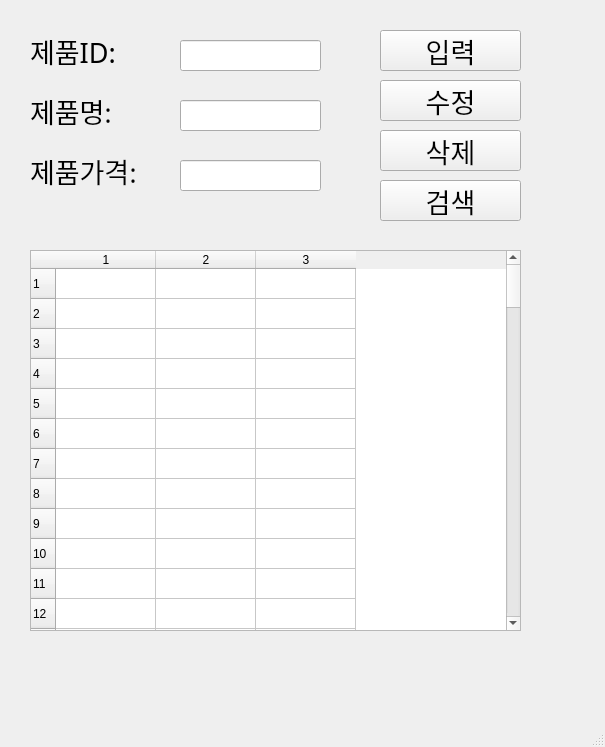
<?xml version="1.0" encoding="UTF-8"?>
<ui version="4.0">
 <class>MainWindow</class>
 <widget class="QMainWindow" name="MainWindow">
  <property name="geometry">
   <rect>
    <x>0</x>
    <y>0</y>
    <width>605</width>
    <height>747</height>
   </rect>
  </property>
  <property name="windowTitle">
   <string>MainWindow</string>
  </property>
  <widget class="QWidget" name="centralwidget">
   <widget class="QLabel" name="label">
    <property name="geometry">
     <rect>
      <x>30</x>
      <y>30</y>
      <width>111</width>
      <height>41</height>
     </rect>
    </property>
    <property name="font">
     <font>
      <family>맑은 고딕</family>
      <pointsize>20</pointsize>
     </font>
    </property>
    <property name="text">
     <string>제품ID:</string>
    </property>
   </widget>
   <widget class="QLabel" name="label_2">
    <property name="geometry">
     <rect>
      <x>30</x>
      <y>90</y>
      <width>111</width>
      <height>41</height>
     </rect>
    </property>
    <property name="font">
     <font>
      <family>맑은 고딕</family>
      <pointsize>20</pointsize>
     </font>
    </property>
    <property name="text">
     <string>제품명:</string>
    </property>
   </widget>
   <widget class="QLabel" name="label_3">
    <property name="geometry">
     <rect>
      <x>30</x>
      <y>150</y>
      <width>151</width>
      <height>41</height>
     </rect>
    </property>
    <property name="font">
     <font>
      <family>맑은 고딕</family>
      <pointsize>20</pointsize>
     </font>
    </property>
    <property name="text">
     <string>제품가격:</string>
    </property>
   </widget>
   <widget class="QLineEdit" name="prodID">
    <property name="geometry">
     <rect>
      <x>180</x>
      <y>40</y>
      <width>141</width>
      <height>31</height>
     </rect>
    </property>
    <property name="font">
     <font>
      <family>맑은 고딕</family>
      <pointsize>20</pointsize>
     </font>
    </property>
   </widget>
   <widget class="QLineEdit" name="prodName">
    <property name="geometry">
     <rect>
      <x>180</x>
      <y>100</y>
      <width>141</width>
      <height>31</height>
     </rect>
    </property>
    <property name="font">
     <font>
      <family>맑은 고딕</family>
      <pointsize>20</pointsize>
     </font>
    </property>
   </widget>
   <widget class="QLineEdit" name="prodPrice">
    <property name="geometry">
     <rect>
      <x>180</x>
      <y>160</y>
      <width>141</width>
      <height>31</height>
     </rect>
    </property>
    <property name="font">
     <font>
      <family>맑은 고딕</family>
      <pointsize>20</pointsize>
     </font>
    </property>
   </widget>
   <widget class="QPushButton" name="pushButton">
    <property name="geometry">
     <rect>
      <x>380</x>
      <y>30</y>
      <width>141</width>
      <height>41</height>
     </rect>
    </property>
    <property name="font">
     <font>
      <family>맑은 고딕</family>
      <pointsize>20</pointsize>
     </font>
    </property>
    <property name="text">
     <string>입력</string>
    </property>
   </widget>
   <widget class="QPushButton" name="pushButton_2">
    <property name="geometry">
     <rect>
      <x>380</x>
      <y>80</y>
      <width>141</width>
      <height>41</height>
     </rect>
    </property>
    <property name="font">
     <font>
      <family>맑은 고딕</family>
      <pointsize>20</pointsize>
     </font>
    </property>
    <property name="text">
     <string>수정</string>
    </property>
   </widget>
   <widget class="QPushButton" name="pushButton_3">
    <property name="geometry">
     <rect>
      <x>380</x>
      <y>130</y>
      <width>141</width>
      <height>41</height>
     </rect>
    </property>
    <property name="font">
     <font>
      <family>맑은 고딕</family>
      <pointsize>20</pointsize>
     </font>
    </property>
    <property name="text">
     <string>삭제</string>
    </property>
   </widget>
   <widget class="QPushButton" name="pushButton_4">
    <property name="geometry">
     <rect>
      <x>380</x>
      <y>180</y>
      <width>141</width>
      <height>41</height>
     </rect>
    </property>
    <property name="font">
     <font>
      <family>맑은 고딕</family>
      <pointsize>20</pointsize>
     </font>
    </property>
    <property name="text">
     <string>검색</string>
    </property>
   </widget>
   <widget class="QTableWidget" name="tableWidget">
    <property name="geometry">
     <rect>
      <x>30</x>
      <y>250</y>
      <width>491</width>
      <height>381</height>
     </rect>
    </property>
    <property name="rowCount">
     <number>100</number>
    </property>
    <property name="columnCount">
     <number>3</number>
    </property>
    <row/>
    <row/>
    <row/>
    <row/>
    <row/>
    <row/>
    <row/>
    <row/>
    <row/>
    <row/>
    <row/>
    <row/>
    <row/>
    <row/>
    <row/>
    <row/>
    <row/>
    <row/>
    <row/>
    <row/>
    <row/>
    <row/>
    <row/>
    <row/>
    <row/>
    <row/>
    <row/>
    <row/>
    <row/>
    <row/>
    <row/>
    <row/>
    <row/>
    <row/>
    <row/>
    <row/>
    <row/>
    <row/>
    <row/>
    <row/>
    <row/>
    <row/>
    <row/>
    <row/>
    <row/>
    <row/>
    <row/>
    <row/>
    <row/>
    <row/>
    <row/>
    <row/>
    <row/>
    <row/>
    <row/>
    <row/>
    <row/>
    <row/>
    <row/>
    <row/>
    <row/>
    <row/>
    <row/>
    <row/>
    <row/>
    <row/>
    <row/>
    <row/>
    <row/>
    <row/>
    <row/>
    <row/>
    <row/>
    <row/>
    <row/>
    <row/>
    <row/>
    <row/>
    <row/>
    <row/>
    <row/>
    <row/>
    <row/>
    <row/>
    <row/>
    <row/>
    <row/>
    <row/>
    <row/>
    <row/>
    <row/>
    <row/>
    <row/>
    <row/>
    <row/>
    <row/>
    <row/>
    <row/>
    <row/>
    <row/>
    <column/>
    <column/>
    <column/>
   </widget>
  </widget>
  <widget class="QMenuBar" name="menubar">
   <property name="geometry">
    <rect>
     <x>0</x>
     <y>0</y>
     <width>605</width>
     <height>26</height>
    </rect>
   </property>
  </widget>
  <widget class="QStatusBar" name="statusbar"/>
 </widget>
 <resources/>
 <connections>
  <connection>
   <sender>pushButton</sender>
   <signal>clicked()</signal>
   <receiver>MainWindow</receiver>
   <slot>addProduct()</slot>
   <hints>
    <hint type="sourcelabel">
     <x>492</x>
     <y>75</y>
    </hint>
    <hint type="destinationlabel">
     <x>555</x>
     <y>87</y>
    </hint>
   </hints>
  </connection>
  <connection>
   <sender>pushButton_2</sender>
   <signal>clicked()</signal>
   <receiver>MainWindow</receiver>
   <slot>updateProduct()</slot>
   <hints>
    <hint type="sourcelabel">
     <x>495</x>
     <y>118</y>
    </hint>
    <hint type="destinationlabel">
     <x>561</x>
     <y>137</y>
    </hint>
   </hints>
  </connection>
  <connection>
   <sender>pushButton_3</sender>
   <signal>clicked()</signal>
   <receiver>MainWindow</receiver>
   <slot>removeProduct()</slot>
   <hints>
    <hint type="sourcelabel">
     <x>497</x>
     <y>172</y>
    </hint>
    <hint type="destinationlabel">
     <x>552</x>
     <y>192</y>
    </hint>
   </hints>
  </connection>
  <connection>
   <sender>pushButton_4</sender>
   <signal>clicked()</signal>
   <receiver>MainWindow</receiver>
   <slot>getProduct()</slot>
   <hints>
    <hint type="sourcelabel">
     <x>500</x>
     <y>224</y>
    </hint>
    <hint type="destinationlabel">
     <x>554</x>
     <y>255</y>
    </hint>
   </hints>
  </connection>
 </connections>
 <slots>
  <slot>addProduct()</slot>
  <slot>updateProduct()</slot>
  <slot>removeProduct()</slot>
  <slot>getProduct()</slot>
 </slots>
</ui>
